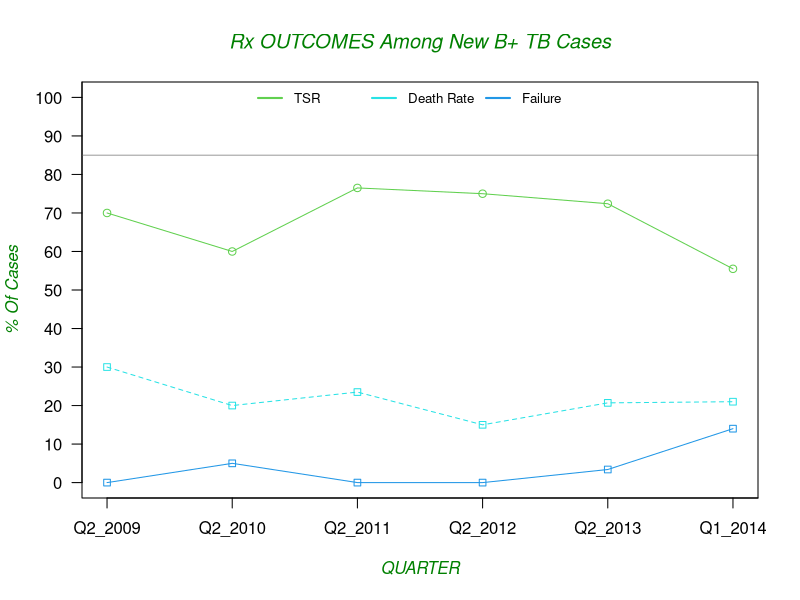
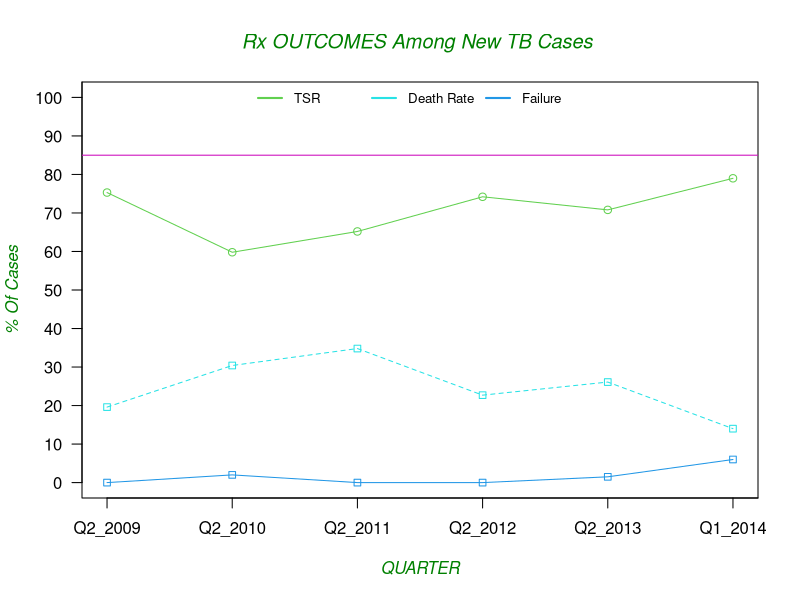

Write the R code that produced these figures, in order. (Note: this script raises an error after producing the figures.)
## ---- chunk 1
#.............................Treatment Outcomes...................................#

BposA <- c(70,60,76.5,75,72.4,55.5) # Treatment success rate among New B+ patients
BposB <- c(30,20,23.5,15,20.7,21) # Death rate among New B+ patients
BposC <- c(0,5,0,0,3.4,14)        # Failure rate among new bacteriologically confirmed
# Plots For New B+
g_range <- range(0, 100)
plot(BposA, type = "o", col=11,ylim=g_range, axes=FALSE,ann=FALSE)
axis(1, at=1:7, lab= c("Q2_2009", "Q2_2010", "Q2_2011", "Q2_2012", "Q2_2013","Q1_2014", "Q2_2014"))
axis(2, las=1, at=10*0:100)
abline(h=85, col=8, lty =1)

title(main="Rx OUTCOMES Among New B+ TB Cases", col.main=rgb(0,0.5,0), font.main=3)
title(xlab="QUARTER", col.lab=rgb(0,0.5,0), font.lab =3)
title(ylab="% Of Cases", col.lab=rgb(0,0.5,0),font.lab =3)
box()
lines(BposB, type="o", pch=22, lty=2, col=13)
lines(BposC, type="o", pch=22, lty=1, col=12)
legend("top", legend = c("TSR", "Death Rate","Failure"), ncol = 3, cex = 0.8, bty= "n", col = c(11,13,12), lty = 1, lwd =2)
## ---- chunk 2
NewA <- c(75.3,59.8,65.2,74.2,70.8,79) # Treatment success rate among all New patients
NewB <- c(19.6,30.4,34.8,22.7,26.1,14) # Death rate among All New cases 
NewC <- c(0,2,0,0,1.5,6)              # Failure rate among all new patients
# Plots For New cases
g_range <- range(0, 100)
plot(NewA, type = "o", col=11,ylim=g_range, axes=FALSE,ann=FALSE)
axis(1, at=1:7, lab=c("Q2_2009", "Q2_2010", "Q2_2011", "Q2_2012", "Q2_2013","Q1_2014", "Q2_2014"))
axis(2, las=1, at=10*0:100)
title(main="Rx OUTCOMES Among New TB Cases ", col.main=rgb(0,0.5,0), font.main=3)
title(xlab="QUARTER", col.lab=rgb(0,0.5,0), font.lab =3)
title(ylab="% Of Cases", col.lab=rgb(0,0.5,0),font.lab =3)
box()
abline(h=85, col=14, lty =1)
lines(NewB, type="o", pch=22, lty=2, col=13)
lines(NewC, type="o", pch=22, lty=1, col=12)
legend("top", legend = c("TSR", "Death Rate","Failure"), ncol = 3, cex = 0.8, bty= "n", col = c(11,13,12), lty = 1, lwd =2)
## ---- chunk 3
RetrA <- c(20.8,87.5,25,62.5,90.9,0) # Treatment success rate among Retreatment Cases
RetrB <- c(25,12.5,75,37.5,9.1,100) # Death rate among Retreatment cases
RetrC <- c(0,0,0,0,0,0)              # Failure rate among retreatment cases
Retreatment <-data.frame(Years,RetrA,RetrB,RetrC)
g_range <- range(0, 100)
plot(RetrA, type = "o", col=4,ylim=g_range, axes=FALSE,ann=FALSE)
axis(1, at=1:7, lab=c("Q2_2009", "Q2_2010", "Q2_2011", "Q2_2012", "Q2_2013","Q1_2014", "Q2_2014"))
axis(2, las=1, at=10*0:100)
title(main="TB Rx OUTCOMES Among Retreatment cases", col.main=rgb(0,0.5,0), font.main=3)
title(xlab="QUARTER", col.lab=rgb(0,0.5,0), font.lab =3)
title(ylab="% Of Cases", col.lab=rgb(0,0.5,0),font.lab =3)
box()
abline(h=85, col=5, lty =1)
lines(NewB, type="o", pch=22, lty=2, col=2)
lines(NewC, type="o", pch=22, lty=1, col=3)
legend("top", legend = c("TSR", "Death Rate","Failure"), ncol = 3, cex = 0.8, bty= "n", col = c(4,2,3), lty = 1, lwd =2)
## ---- chunk 4
NewBpTSR <- c(69,71,62,62,53) #Treatment Success rate among New HIV Positive bacteriologically confirmed TB cases
BposB <- c(20,23.5,15,20.7,20.7) # Death rate among all new B+ TB patients
NewBposDeath <- c(17,29,23,23,26) # Death rate among new HIV Positive bacteriologically confirmed TB cases
g_range <- range(0, 100)
plot(NewBpTSR, type = "o", col=11,ylim=g_range, axes=FALSE,ann=FALSE)
axis(1, at=1:6, lab= c("Q2_2010", "Q2_2011", "Q2_2012", "Q2_2013","Q1_2014", "Q2_2014"))
axis(2, las=1, at=10*0:100)
abline(h=85, col=8, lty =1)

title(main="Rx OUTCOMES Among New B+ HIV Pos TB Cases", col.main=rgb(0,0.5,0), font.main=3)
title(xlab="QUARTER", col.lab=rgb(0,0.5,0), font.lab =3)
title(ylab="% Of Cases", col.lab=rgb(0,0.5,0),font.lab =3)
box()
lines(BposB, type="o", pch=22, lty=2, col=13)
lines(NewBposDeath, type="o", pch=22, lty=1, col=12)
legend("top", legend = c("TSR","Death Rate New B+","Death Rate among HIV Pos"), 
       ncol = 2, cex = 0.8, bty= "n", col = c(11,13,12), lty = 1, lwd =2)
